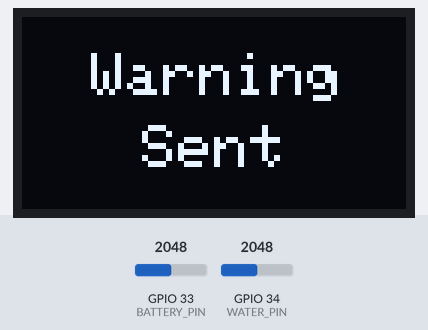
A sketch run on a simulated ESP32. On the bench: 128×64 one-colour display. Inputs (shaded band) come from the test bench; at power-on: GPIO 34 (WATER_PIN) = 2048, GPIO 33 (BATTERY_PIN) = 2048. No radio packets arrive unless stated.

Above: at 1.2 s.
1.3 s: GPIO 34 (WATER_PIN) set to 1960
At 4.3 s:
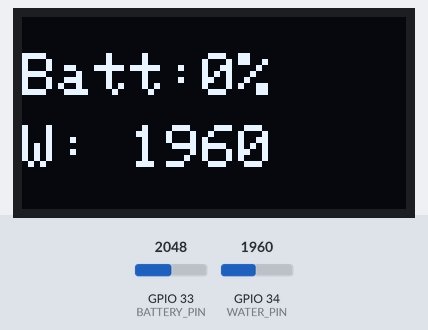
4.6 s: GPIO 33 (BATTERY_PIN) set to 2866
At 7.2 s:
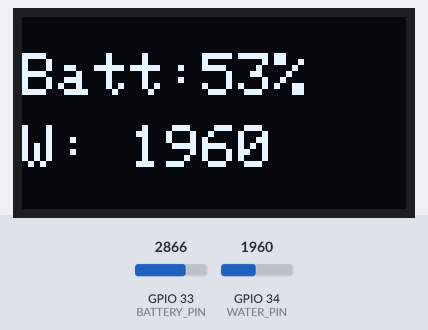
7.7 s: GPIO 34 (WATER_PIN) set to 2040
At 10.0 s:
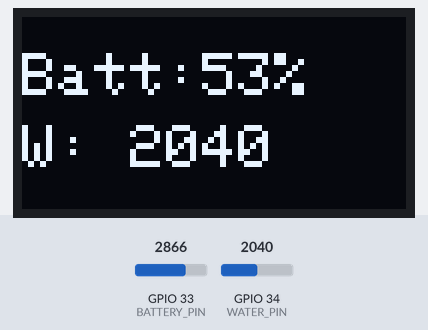
10.8 s: GPIO 33 (BATTERY_PIN) set to 3603
At 12.7 s:
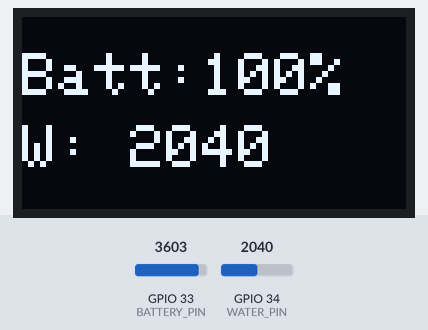
13.9 s: GPIO 34 (WATER_PIN) set to 2047
At 16.6 s:
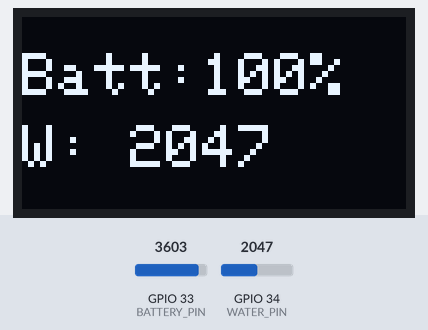
16.9 s: GPIO 33 (BATTERY_PIN) set to 2047
At 19.4 s:
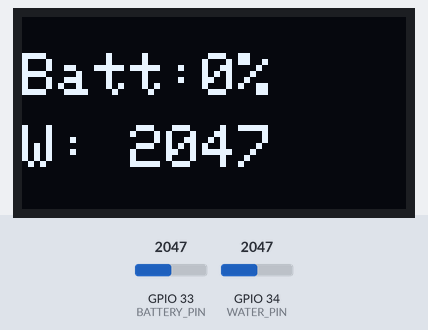
Timing chart, 0 to 20.9 s (numbered marks = the images above; inputs shaded):
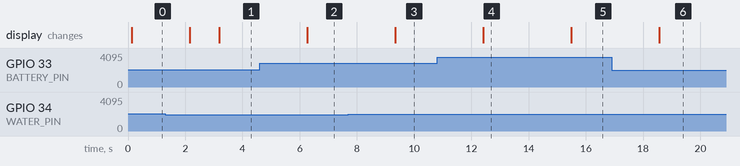

Measured:
- after the input at 1.3 s, the display: first differs from a run without the input after 1.9 s (image 1)
- after the input at 4.6 s, the display: changes after 1.7 s (image 2)
- after the input at 7.7 s, the display: changes after 1.6 s (image 3)
- after the input at 10.8 s, the display: changes after 1.6 s (image 4)
- after the input at 13.9 s, the display: changes after 1.6 s (image 5)
- after the input at 16.9 s, the display: changes after 1.7 s (image 6)

The sketch:

Warning_Device.ino
```cpp
#include <SPI.h>
#include <LoRa.h>
#include <Wire.h>
#include <Adafruit_SSD1306.h>
#include <ArduinoJson.h>

Adafruit_SSD1306 display(128, 64, &Wire, -1);

#define LORA_NSS 5
#define LORA_RST 16
#define LORA_DIO0 4

#define WATER_PIN 34
#define BATTERY_PIN 33

#define THRESHOLD 2000  // 🔥 tune this

unsigned long lastTrigger = 0;
const unsigned long cooldown = 60000;  // 1 minutes

int readBattery() {
  int raw = analogRead(BATTERY_PIN);
  raw = map(raw, 2300, 3350, 0, 100);
  return constrain(raw, 0, 100);
}

void sendWarning() {
  StaticJsonDocument<128> doc;
  doc["type"] = "warn";
  doc["target"] = "ALL";

  String packet;
  serializeJson(doc, packet);

  LoRa.beginPacket();
  LoRa.print(packet);
  LoRa.endPacket();
  LoRa.receive();

  // 🖥 Display
  display.clearDisplay();
  display.setTextSize(2);
  display.setCursor(11, 12);
  display.print(" Warning ");
  display.setCursor(4, 36);
  display.print("   Sent   ");
  display.display();
  delay(1000);
}

void setup() {
  Serial.begin(115200);

  Wire.begin();
  display.begin(SSD1306_SWITCHCAPVCC, 0x3C);
  display.clearDisplay();
  display.setTextColor(1);

  LoRa.setPins(LORA_NSS, LORA_RST, LORA_DIO0);
  while (!LoRa.begin(433E6)) {
    delay(1000);
  }
}

void loop() {
  int water = analogRead(WATER_PIN);
  int battery = readBattery();

  // 🔴 Trigger warning
  if (water > THRESHOLD && millis() > lastTrigger) {
    sendWarning();
    lastTrigger = millis() + cooldown;
  }

  delay(1000);
  // 🖥 Display
  display.clearDisplay();
  display.setTextSize(2);
  display.setCursor(0, 12);
  display.print("Batt:");
  display.print(battery);
  display.print("%");
  display.setCursor(0, 36);
  display.print("W: ");
  display.print(water);
  display.display();
}
```
